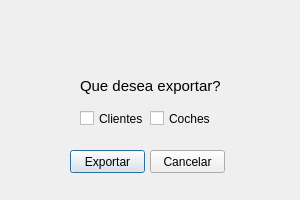
<?xml version="1.0" encoding="UTF-8"?>
<ui version="4.0">
 <class>dlgExportar</class>
 <widget class="QDialog" name="dlgExportar">
  <property name="windowModality">
   <enum>Qt::WindowModal</enum>
  </property>
  <property name="geometry">
   <rect>
    <x>0</x>
    <y>0</y>
    <width>300</width>
    <height>200</height>
   </rect>
  </property>
  <property name="minimumSize">
   <size>
    <width>300</width>
    <height>200</height>
   </size>
  </property>
  <property name="maximumSize">
   <size>
    <width>300</width>
    <height>200</height>
   </size>
  </property>
  <property name="windowTitle">
   <string>Exportar</string>
  </property>
  <property name="modal">
   <bool>true</bool>
  </property>
  <widget class="QLabel" name="lblImgexportar">
   <property name="geometry">
    <rect>
     <x>120</x>
     <y>10</y>
     <width>61</width>
     <height>61</height>
    </rect>
   </property>
   <property name="text">
    <string/>
   </property>
   <property name="pixmap">
    <pixmap>img/pregunta.png</pixmap>
   </property>
   <property name="scaledContents">
    <bool>true</bool>
   </property>
  </widget>
  <widget class="QLabel" name="lblExportar">
   <property name="geometry">
    <rect>
     <x>80</x>
     <y>70</y>
     <width>141</width>
     <height>31</height>
    </rect>
   </property>
   <property name="font">
    <font>
     <pointsize>11</pointsize>
    </font>
   </property>
   <property name="text">
    <string>Que desea exportar?</string>
   </property>
  </widget>
  <widget class="QCheckBox" name="chkClientes">
   <property name="geometry">
    <rect>
     <x>80</x>
     <y>110</y>
     <width>70</width>
     <height>17</height>
    </rect>
   </property>
   <property name="text">
    <string>Clientes</string>
   </property>
  </widget>
  <widget class="QCheckBox" name="chkCoches">
   <property name="geometry">
    <rect>
     <x>150</x>
     <y>110</y>
     <width>70</width>
     <height>17</height>
    </rect>
   </property>
   <property name="text">
    <string>Coches</string>
   </property>
  </widget>
  <widget class="QPushButton" name="btnExportar">
   <property name="geometry">
    <rect>
     <x>70</x>
     <y>150</y>
     <width>75</width>
     <height>23</height>
    </rect>
   </property>
   <property name="text">
    <string>Exportar</string>
   </property>
  </widget>
  <widget class="QPushButton" name="btnCancelar">
   <property name="geometry">
    <rect>
     <x>150</x>
     <y>150</y>
     <width>75</width>
     <height>23</height>
    </rect>
   </property>
   <property name="text">
    <string>Cancelar</string>
   </property>
  </widget>
 </widget>
 <resources/>
 <connections/>
</ui>
